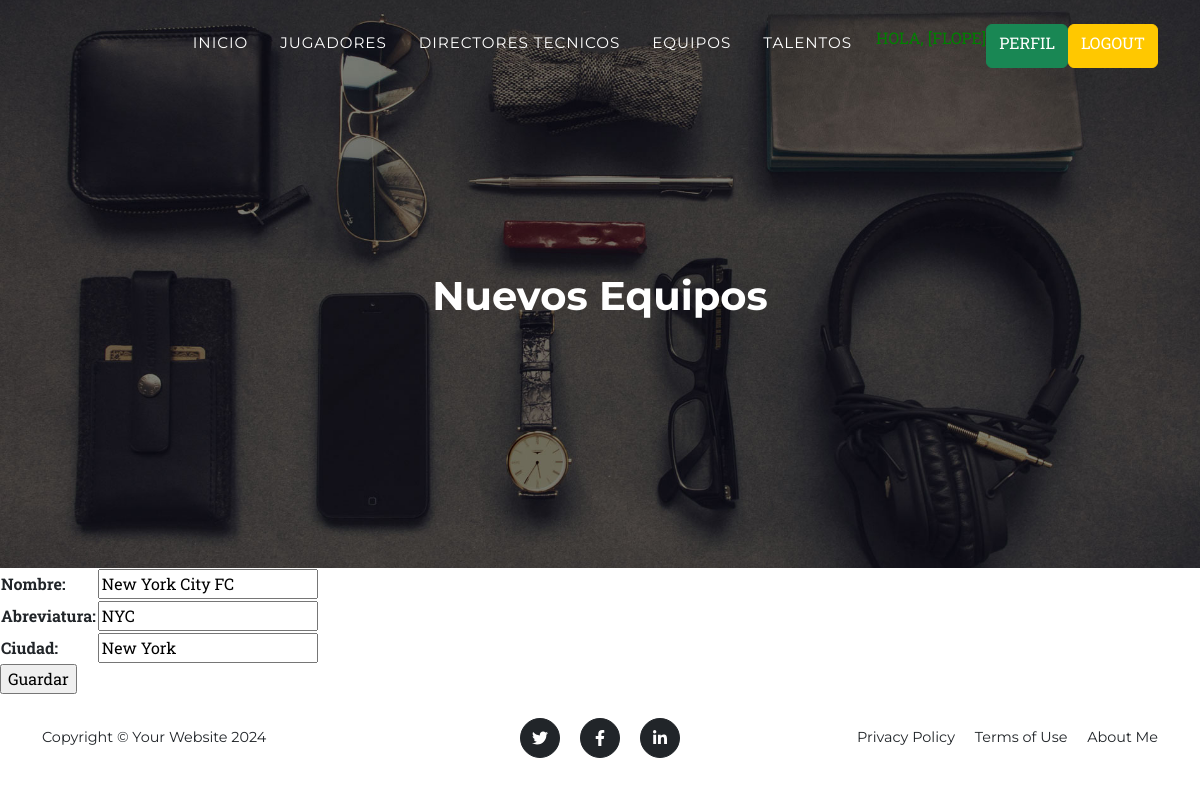
Screenshot of /equipos_update/1/ (signed in) with the database file from the repository.
### aplication/models.py (models this page shows, shortened)
class Equipo(models.Model):
    nombre = models.CharField(max_length=50)
    abreviatura = models.CharField(max_length=6)
    ciudad = models.CharField(max_length=60)
    class Meta:
        ordering = ["id"]

### aplication/views.py (the view)
# urls.py: path('equipos_update/<int:pk>/', EquipoUpdate.as_view(), name="equipos_update"),
class EquipoUpdate(UpdateView,LoginRequiredMixin):
    model = Equipo
    fields = ["nombre", "abreviatura", "ciudad"]
    success_url = reverse_lazy("equipos")

### aplication/templates/aplication/equipo_form.html (shortened to what this page needs)
{% extends "aplication/index.html" %}
{% block titulo %}
<h1 class="mb-5">Nuevos Equipos</h1>
{% endblock titulo %}
{% block contenido %}
<form action="" method="post">
    <table>
        {{ form.as_table }}
    </table>
    <input type="submit" value="Guardar">
</form>
{% endblock contenido %}

### aplication/templates/aplication/index.html (shortened to what this page needs)
<!DOCTYPE html>
<html lang="en">
    <head>
        {% load static %}
        <link href="{% static 'css/styles.css' %}" rel="stylesheet" />
        <link rel="stylesheet" href="https://cdnjs.cloudflare.com/ajax/libs/font-awesome/6.4.0/css/all.min.css">
    </head>
    <body id="page-top">
        <nav class="navbar navbar-expand-lg navbar-dark fixed-top" id="mainNav">
            <div class="container">
                <div class="collapse navbar-collapse" id="navbarResponsive">
                    <ul class="navbar-nav text-uppercase ms-auto py-4 py-lg-0">
                        <li class="nav-item"><a class="nav-link" href="{% url 'home' %}">Inicio</a></li>
                        {% if user.is_authenticated %}
                        <li class="nav-item"><a class="nav-link" href="{% url 'jugadores' %}">Jugadores</a></li>
                        <li class="nav-item"><a class="nav-link" href="{% url 'directores_tecnicos' %}">Directores Tecnicos</a></li>
                        <li class="nav-item"><a class="nav-link" href="{% url 'equipos' %}">Equipos</a></li>
                        <li class="nav-item"><a class="nav-link" href="{% url 'talentos' %}">Talentos</a></li>
                        <p style="color:green"> Hola, [{{user.username}}]</p>
                        <a class="btn btn-success" href="{% url 'perfil' %}">Perfil</a>
                        <a class="btn btn-primary" href="{% url 'logout' %}">Logout</a>
                        {% else %}
                        <a class="btn btn-primary" href="{% url 'login' %}">Login</a>
                        <a class="btn btn-success" href="{% url 'registrar' %}">Registrarse</a>
                    {% endif %}
                    </ul>
                </div>
            </div>
        </nav>
        <header class="masthead">
            <div class="container">
                {% block titulo %}{% endblock titulo %}
            </div>
        </header>
        {% block contenido %}{% endblock contenido %}
        <footer class="footer py-4">
            <div class="container">
                <div class="row align-items-center">
                    <div class="col-lg-4 text-lg-start">Copyright &copy; Your Website 2024</div>
                    <div class="col-lg-4 my-3 my-lg-0">
                        <a class="btn btn-dark btn-social mx-2" href="#!" aria-label="Twitter"><i class="fab fa-twitter"></i></a>
                        <a class="btn btn-dark btn-social mx-2" href="#!" aria-label="Facebook"><i class="fab fa-facebook-f"></i></a>
                        <a class="btn btn-dark btn-social mx-2" href="#!" aria-label="LinkedIn"><i class="fab fa-linkedin-in"></i></a>
                    </div>
                    <div class="col-lg-4 text-lg-end">
                        <a class="link-dark text-decoration-none me-3" href="#!">Privacy Policy</a>
                        <a class="link-dark text-decoration-none me-3" href="#!">Terms of Use</a>
                        <a class="link-dark text-decoration-none" href="{% url 'acerca_de_mi' %}">About Me</a>
                    </div>
                </div>
            </div>
        </footer>

### rows the page displays
Equipo: nombre "New York City FC", abreviatura "NYC", ciudad "New York"

### other values shown
{{ user.username }} "FLOPE"
